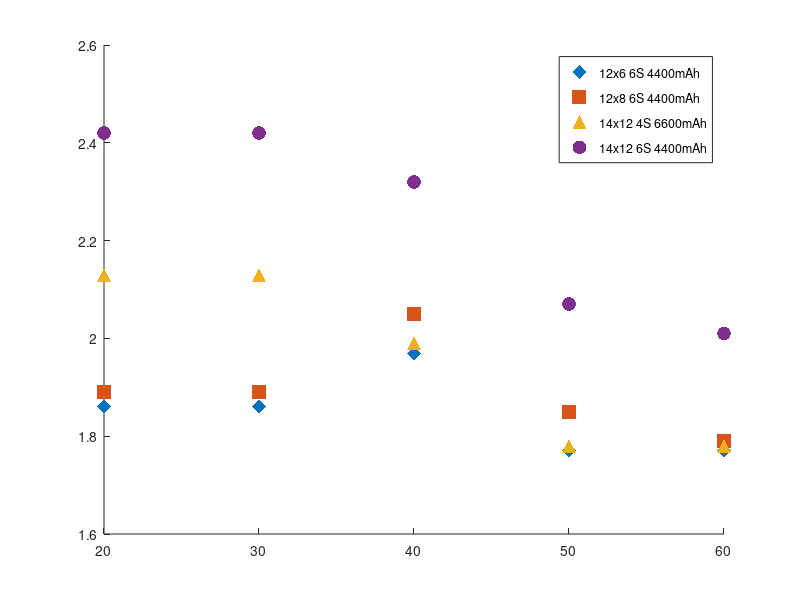

Write the MATLAB code that produced this figure. (Note: this script raises an error after producing the figure.)
close all; clc;

GMbestList = (20:10:60);

% Score vs. GMbest

scoreList_m3p1_m2p1 = [1.86 1.86 1.97 1.77 1.77];
scoreList_m3p1_m2p2 = [1.89 1.89 2.05 1.85 1.79];
scoreList_m3p1_m2p3 = [2.13 2.13 1.99 1.78 1.78];
scoreList_m3p1_m2p4 = [2.42 2.42 2.32 2.07 2.01];


figure
sz = 100;
scatter(GMbestList, scoreList_m3p1_m2p1, sz, 'filled', 'd')
hold on
scatter(GMbestList, scoreList_m3p1_m2p2, sz, 'filled', 'square')
hold on
scatter(GMbestList, scoreList_m3p1_m2p3, sz, 'filled', '^')
hold on
scatter(GMbestList, scoreList_m3p1_m2p4, sz, 'filled', 'o')
lgd = legend('12x6 6S 4400mAh', '12x8 6S 4400mAh','14x12 4S 6600mAh','14x12 6S 4400mAh');
lgd.FontSize = 18;
lgd.FontName = 'Times New Roman';
xlabel("GM Best Assumption",'FontSize',18,'FontWeight','bold', 'FontName', 'Times New Roman')
xlim([10 70])
ylabel("Score",'FontSize',18,'FontWeight','bold', 'FontName', 'Times New Roman')
ax = gca;
ax.XGrid = 'on';
ax.YGrid = 'off';

%%
% Span vs. GMbest
spanList_m3p1_m2p4 = [2.4 2.4 2 1.8 2.4];
ARList_m3p1_m2p4 = [13 13 11 11 13];
m2payloadFractionList_m3p1_m2p4 = [0.5 0.5 0.5 0.5 0.4];
m3antennaLength_m3p1_m2p4 = [1 1 1 1 1];

figure
subplot(2,1,1)
sz = 80;
scatter(GMbestList, spanList_m3p1_m2p4, sz, 'filled', 'd')
hold on
scatter(GMbestList, m2payloadFractionList_m3p1_m2p4, sz, 'filled', '^')
hold on
scatter(GMbestList, m3antennaLength_m3p1_m2p4, sz, 'filled', 'o')
xlim([10 70])
ylim([0 2.5])
ax = gca;
ax.XGrid = 'on';
ax.YGrid = 'on';
xlabel("GM Best Assumption",'FontSize',18,'FontWeight','bold', 'FontName', 'Times New Roman')
ylabel("USC Best Scoring Plane",'FontSize',18,'FontWeight','bold', 'FontName', 'Times New Roman')
lgd = legend('Span','M2 Payload Fraction','M3 Antenna Length');
lgd.FontSize = 18;
lgd.FontName = 'Times New Roman';

subplot(2,1,2)
hold on
scatter(GMbestList, ARList_m3p1_m2p4, sz, 'filled', 'square')
xlim([10 70])
ylim([10 14])
ax = gca;
ax.XGrid = 'on';
ax.YGrid = 'on';
xlabel("GM Best Assumption",'FontSize',18,'FontWeight','bold', 'FontName', 'Times New Roman')
ylabel("USC Best Scoring Plane",'FontSize',18,'FontWeight','bold', 'FontName', 'Times New Roman')
lgd = legend('AR');
lgd.FontSize = 18;
lgd.FontName = 'Times New Roman';
